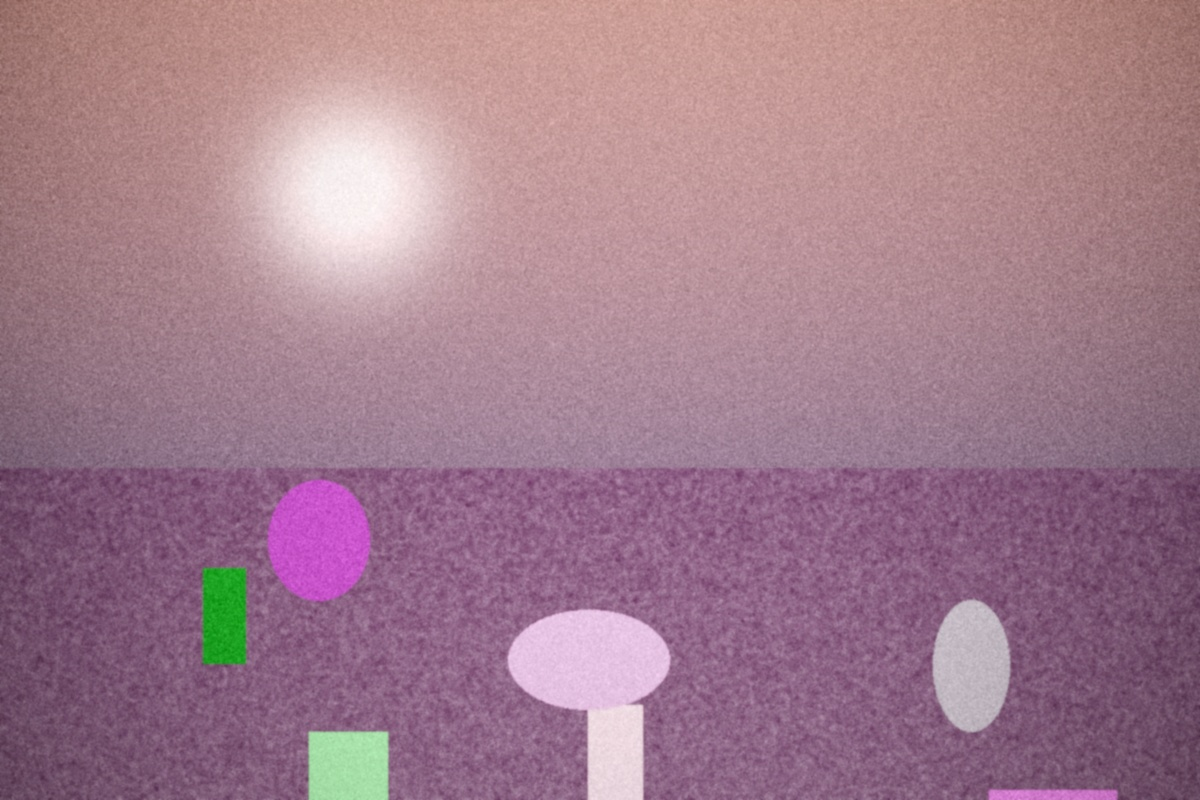
#> input picture tests/assets/sample_synthetic.jpg, 1200 x 800 px
$ python -i features.py   (imports and definitions only)
#> lines starting #> are read from the running program, lines starting #| are printed output that depends on the picture; after the words box and inside, x2 and y2 are one past the last pixel; in counts of white or black regions, pixels touching at a corner belong together
### src/filmlook_infer/colour_rendition.py
"""Global, explainable colour-rendition descriptor (deterministic; numpy only).

Describes how an image renders colour and tone, independent of subject and of fine texture:
  per-channel tone percentiles (R, G, B at 1/5/25/50/75/95/99 %)     21   channel response curves, crossovers
  luma percentiles + shoulder/toe/midtone slope                         10   tonal distribution, highlight roll-off, shadow toe
  chroma and colour cast (Cb, Cr) in four luminance bands               12   split toning, cast by tone
  chroma-weighted hue histogram (12 bins)                               12   palette
  saturation percentiles (25/50/75/95 %)                                 4
  channel correlations (RG, GB, RB) and std ratios (R/G, B/G)            5
  luma histogram (16 bins)                                              16   tone curve shape
Total 80 values, each on a documented scale (percentiles and means in [0, 1]; histograms sum to 1; correlations in
[-1, 1]). Computed on an RGB image resized to a 384 px short side (area), in float, so it is resolution-robust.
No texture statistics are included on purpose: this is the aesthetics axis, not the authenticity axis.
"""
from __future__ import annotations

import numpy as np
from PIL import Image

PCT = (1, 5, 25, 50, 75, 95, 99)
BANDS = ((0.0, 0.25), (0.25, 0.5), (0.5, 0.75), (0.75, 1.0001))
NAMES = ([f"{c}_p{p}" for c in "rgb" for p in PCT] + [f"luma_p{p}" for p in PCT] + ["highlight_shoulder", "shadow_toe", "midtone_slope"]
         + [f"chroma_band{i}" for i in range(4)] + [f"cb_band{i}" for i in range(4)] + [f"cr_band{i}" for i in range(4)]
         + [f"hue_bin{i}" for i in range(12)] + [f"sat_p{p}" for p in (25, 50, 75, 95)]
         + ["corr_rg", "corr_gb", "corr_rb", "std_r_over_g", "std_b_over_g"] + [f"luma_hist{i}" for i in range(16)])
DIM = len(NAMES)


def _prep(im: Image.Image, short: int = 384) -> np.ndarray:
    s = short / min(im.size)
    im = im.convert("RGB").resize((max(8, round(im.width * s)), max(8, round(im.height * s))), Image.BOX)
    return np.asarray(im, dtype=np.float32) / 255.0


def colour_rendition(im: Image.Image) -> np.ndarray:
    x = _prep(im)
    r, g, b = x[..., 0].ravel(), x[..., 1].ravel(), x[..., 2].ravel()
    y = 0.2126 * r + 0.7152 * g + 0.0722 * b
    cb, cr = (b - y) * 0.5, (r - y) * 0.5
    out = []
    for c in (r, g, b):
        out += list(np.percentile(c, PCT))
    lp = np.percentile(y, PCT)
    out += list(lp) + [lp[6] - lp[5], lp[1] - lp[0], lp[4] - lp[2]]
    chroma = np.sqrt(cb ** 2 + cr ** 2)
    for lo, hi in BANDS:
        m = (y >= lo) & (y < hi)
        out.append(float(chroma[m].mean()) if m.any() else 0.0)
    for comp in (cb, cr):
        for lo, hi in BANDS:
            m = (y >= lo) & (y < hi)
            out.append(float(comp[m].mean()) if m.any() else 0.0)
    hue = (np.arctan2(cr, cb) + np.pi) / (2 * np.pi)                       # [0, 1)
    w = chroma
    hist = np.histogram(hue, bins=12, range=(0, 1), weights=w)[0]
    out += list(hist / (hist.sum() + 1e-8))
    mx, mn = x.max(2).ravel(), x.min(2).ravel()
    sat = (mx - mn) / (mx + 1e-6)
    out += list(np.percentile(sat, (25, 50, 75, 95)))
    def corr(a, c):
        sa, sc = a.std(), c.std()
        return float(((a - a.mean()) * (c - c.mean())).mean() / (sa * sc)) if sa > 1e-6 and sc > 1e-6 else 0.0
    out += [corr(r, g), corr(g, b), corr(r, b), float(r.std() / (g.std() + 1e-6)), float(b.std() / (g.std() + 1e-6))]
    lh = np.histogram(y, bins=16, range=(0, 1))[0]
    out += list(lh / (lh.sum() + 1e-8))
    v = np.array(out, dtype=np.float32)
    assert v.shape == (DIM,)
    return v

### research/lut/forward_model.py
"""Approximate forward rendering of a parsed Lightroom / Camera Raw preset (numpy, vectorised).

    from research.lut.forward_model import load_presets, Preset
    presets = load_presets("data/lut/presets.json")
    out = presets["Kodak_Portra_400"].apply(rgb)        # rgb: float array (..., 3), sRGB in [0, 1]

HONEST STATEMENT OF WHAT THIS IS
Lightroom's rendering pipeline is proprietary. The functions below reproduce the *documented behaviour* of each
control with simple, stated formulas. They were not fitted to Lightroom output (no Lightroom is available here) and
they operate on an sRGB JPEG, not on demosaiced raw data with a camera profile. Treat every render as "a plausible
look in the direction the preset describes", not as what Lightroom would produce. Every approximation:

 1. Working space. Lightroom applies the point tone curve in a ProPhoto-primaries space with an sRGB-like transfer
    curve ("Melissa RGB"). We convert sRGB -> linear -> ProPhoto (Bradford D65->D50), encode with the sRGB TRC, apply
    the curves on 0..255, decode and come back to sRGB. Input values outside ProPhoto (none for sRGB) are clipped.
 2. Point curves (ToneCurvePV2012, *Red/Green/Blue) are monotone cubic (PCHIP) interpolants through the control points;
    Lightroom uses its own smooth spline. Order: RGB channel curves then the main curve (both act on the same encoded
    values; for the single preset with channel curves the difference in order is small). Parametric curve sliders are
    all zero in these presets and are ignored; `CurveRefineSaturation=100` is the default (curve applied per channel).
 3. HSL. Eight bands with centres at HSV hue 0 (red), 30 (orange), 60 (yellow), 120 (green), 180 (aqua), 240 (blue),
    280 (purple), 320 (magenta) degrees, triangular weights between neighbouring centres. Hue slider: +/-100 rotates
    the HSV hue by +/-30 degrees. Saturation slider: HSV saturation times (1 + v/100) for v<0 and (1 + 0.6 v/100) for
    v>0. Luminance slider: RGB scaled by (1 + 0.5 v/100), both weighted by a saturation mask (smoothstep of HSV S
    between 0.08 and 0.35) so neutrals are untouched. Lightroom's real HSL model is unpublished.
 4. Colour grading / split toning. Shadows (SplitToningShadow*), midtones (ColorGradeMidtone*) and highlights
    (SplitToningHighlight*) add a CIELAB chroma offset of 24 * sat/100 units in the direction of the wheel hue (the
    Lab hue of the sRGB colour with that HSV hue), weighted by luminance windows: shadows 1-smoothstep(0.1,0.6,L),
    highlights smoothstep(0.4,0.9,L), midtones 1-|2L-1| scaled by Blending/50; both ends fade to zero within 0.06 of
    black and white so pure black/white stay neutral. Balance and the Global/luminance wheels are zero in all presets.
 5. Point Color (Kodak Gold 200 has 3 entries, two presets 1): parsed as (source hue in radians, source saturation,
    source luminance, hue/sat/lum deltas, range, three trapezoids). Applied as HSV hue rotation by the hue delta,
    saturation and value scaled by (1 + delta) under a mask that is a product of a hue window (full within 30 degrees,
    zero beyond 60, scaled by `range`/0.5) and the saturation and luminance trapezoids. Small effects.
 6. Dehaze (Phoenix 200: -14) is approximated as a veil: out = out*(1-k) + k*0.5 with k = 0.5*|v|/100 for v<0;
    positive dehaze is ignored. Clarity, Texture, Sharpening and Grain are spatial (texture) operations and are not
    colour transforms; they are omitted here (Grain is simulated separately in `synthetic.py` as an option).
 7. Camera profile: none of the presets sets one (no `CameraProfile`, no `LookName`, no embedded LookTable/RGBTable:
    `RequiresRGBTables="False"` everywhere), so the preset is "Adobe Color on top of whatever the photo already is".
 8. Output is clipped to [0, 1] sRGB; the inverse analysis treats clipped pixels as lost information.
"""
from __future__ import annotations

import json
from dataclasses import dataclass, field
from pathlib import Path

import numpy as np
from scipy.interpolate import PchipInterpolator

BAND_CENTRES = {"Red": 0.0, "Orange": 30.0, "Yellow": 60.0, "Green": 120.0, "Aqua": 180.0, "Blue": 240.0,
                "Purple": 280.0, "Magenta": 320.0}
BANDS = list(BAND_CENTRES)

# --- colour-space helpers -------------------------------------------------------------------------------------
M_SRGB_TO_XYZ_D65 = np.array([[0.4124564, 0.3575761, 0.1804375],
                              [0.2126729, 0.7151522, 0.0721750],
                              [0.0193339, 0.1191920, 0.9503041]])
M_BRADFORD_D65_D50 = np.array([[1.0478112, 0.0228866, -0.0501270],
                               [0.0295424, 0.9904844, -0.0170491],
                               [-0.0092345, 0.0150436, 0.7521316]])
M_XYZ_D50_TO_PROPHOTO = np.array([[1.3459433, -0.2556075, -0.0511118],
                                  [-0.5445989, 1.5081673, 0.0205351],
                                  [0.0000000, 0.0000000, 1.2118128]])
M_SRGB_TO_PROPHOTO = M_XYZ_D50_TO_PROPHOTO @ M_BRADFORD_D65_D50 @ M_SRGB_TO_XYZ_D65
M_PROPHOTO_TO_SRGB = np.linalg.inv(M_SRGB_TO_PROPHOTO)
M_SRGB_TO_XYZ_D50 = M_BRADFORD_D65_D50 @ M_SRGB_TO_XYZ_D65
M_XYZ_D50_TO_SRGB = np.linalg.inv(M_SRGB_TO_XYZ_D50)
WHITE_D50 = np.array([0.96422, 1.0, 0.82521])


def srgb_decode(v):
    v = np.asarray(v, dtype=np.float64)
    return np.where(v <= 0.04045, v / 12.92, ((np.abs(v) + 0.055) / 1.055) ** 2.4 * np.sign(v))


# [4 lines left out: function srgb_encode, not called in this run]


def xyz_to_lab(xyz):
    r = xyz / WHITE_D50
    f = np.where(r > 216 / 24389, np.cbrt(np.maximum(r, 0)), (24389 / 27 * r + 16) / 116)
    return np.stack([116 * f[..., 1] - 16, 500 * (f[..., 0] - f[..., 1]), 200 * (f[..., 1] - f[..., 2])], -1)


# [7 lines left out: function lab_to_xyz, not called in this run]


def srgb_to_lab(rgb):
    return xyz_to_lab(srgb_decode(rgb) @ M_SRGB_TO_XYZ_D50.T)


def lab_to_srgb(lab):
    return srgb_encode(np.clip(lab_to_xyz(lab) @ M_XYZ_D50_TO_SRGB.T, 0, None))


# [21 lines left out: functions rgb_to_hsv, hsv_to_rgb, not called in this run]


def smoothstep(e0, e1, x):
    t = np.clip((x - e0) / (e1 - e0), 0, 1)
    return t * t * (3 - 2 * t)


# [20 lines left out: functions wheel_hue_to_lab_direction, band_weights, not called in this run]


# --- preset ------------------------------------------------------------------------------------------------------
@dataclass
class Preset:
    name: str
    main_curve: list
    rgb_curves: dict
    hsl: dict                      # band -> {hue, saturation, luminance}
    grading: dict
    point_colors: list = field(default_factory=list)
    dehaze: float = 0.0
    grain: dict = field(default_factory=dict)
    raw: dict = field(default_factory=dict)

    # [156 lines left out: functions from_parsed, _interp, curve_lut, apply_curves, apply_hsl, apply_point_colors and 8 more, not called in this run]


def load_presets(path="data/lut/presets.json") -> dict[str, Preset]:
    data = json.loads(Path(path).read_text())
    return {p["name"]: Preset.from_parsed(p) for p in data}


def identity_preset() -> Preset:
    return Preset(name="none", main_curve=[[0, 0], [255, 255]], rgb_curves={c: [[0, 0], [255, 255]] for c in ("Red", "Green", "Blue")},
                  hsl={b: {} for b in BANDS}, grading={})


# [7 lines that do not run on import are left out]

### research/lut/features.py
"""Feature extractors for preset / film-style recognition.

Colour features (numpy, CPU, deterministic; computed on a 384 px short-side copy):
  stats24      the colour / tone / grain statistics of film_physics/evaluation/family_eval.py (same formulas; that file
               calls them "26" but the vector has 24 entries), so results are comparable with the 2026-11-09 evaluation
  cr80         filmlook_infer.colour_rendition (80 values: per-channel percentiles, luma shape, chroma/cast by band,
               hue histogram, saturation, channel correlations, luma histogram)
  labhist      CIELAB histograms: 16-bin L, 12x12 (a, b) chroma-weighted histogram, 12-bin hue x 3 lightness bands
               (36), and 12 per-channel RGB percentile deltas (R-G, B-G at 6 levels) = 16 + 144 + 36 + 12 = 208
  colour       concat of the three (312)
DINOv2-small (ONNX, /home/shanmo/misc/film-evaluation/models/photo_gate/dinov2_small_cls_patch.onnx, 768 = CLS + mean
patch token, ImageNet normalisation via filmlook_infer.compact.preprocess).

    python -m research.lut.features --manifest data/lut/synth/manifest.jsonl --out data/lut/synth/features.npz --dinov2
"""
from __future__ import annotations

import argparse
import json
import os
from concurrent.futures import ProcessPoolExecutor
from pathlib import Path

import numpy as np
from PIL import Image, ImageOps

from filmlook_infer import colour_rendition
from filmlook_infer.compact import preprocess
from research.lut.forward_model import srgb_to_lab

DINO_ONNX = "/home/shanmo/misc/film-evaluation/models/photo_gate/dinov2_small_cls_patch.onnx"
STATS24_NAMES = ["L_mean", "L_std", "a_mean", "b_mean", "a_std", "b_std", "chroma_mean", "chroma_p90"] + [f"hue_sector{i}" for i in range(6)] + \
    ["a_shadow", "b_shadow", "a_highlight", "b_highlight", "L_p5", "L_p50", "L_p95", "L_range", "grain_proxy", "is_grey"]


def load_rgb(path, short: int = 384) -> np.ndarray:
    im = Image.open(path)
    im.draft("RGB", (short * 2, short * 2))
    im = ImageOps.exif_transpose(im).convert("RGB")
    s = short / min(im.size)
    if s < 1:
        im = im.resize((max(8, round(im.width * s)), max(8, round(im.height * s))), Image.BOX)
    return np.asarray(im, dtype=np.float64) / 255


def stats24(rgb: np.ndarray) -> np.ndarray:
    """Replica of film_physics/evaluation/family_eval.py::stats (thumbnail 256, D65 sRGB->Lab as there)."""
    im = Image.fromarray((rgb * 255).round().astype(np.uint8))
    im.thumbnail((256, 256))
    x = np.asarray(im, dtype=np.float64) / 255
    lin = np.where(x <= 0.04045, x / 12.92, ((x + 0.055) / 1.055) ** 2.4)
    xyz = lin @ np.array([[0.4124, 0.2126, 0.0193], [0.3576, 0.7152, 0.1192], [0.1805, 0.0722, 0.9505]])
    xyz /= np.array([0.9505, 1.0, 1.089])
    f = np.where(xyz > 0.008856, np.cbrt(xyz), 7.787 * xyz + 16 / 116)
    l, a, b = 116 * f[..., 1] - 16, 500 * (f[..., 0] - f[..., 1]), 200 * (f[..., 1] - f[..., 2])
    chroma = np.hypot(a, b)
    hue = np.degrees(np.arctan2(b, a)) % 360
    sectors = [float(((hue >= s) & (hue < s + 60) & (chroma > 8)).mean()) for s in range(0, 360, 60)]
    sh, hi = l < 30, l > 70
    g = l / 100
    small = np.asarray(Image.fromarray((g * 255).astype(np.uint8)).resize((64, 64)).resize(g.shape[::-1], Image.BILINEAR), dtype=np.float64) / 255
    return np.array([l.mean(), l.std(), a.mean(), b.mean(), a.std(), b.std(), chroma.mean(), np.percentile(chroma, 90), *sectors,
                     a[sh].mean() if sh.any() else 0, b[sh].mean() if sh.any() else 0, a[hi].mean() if hi.any() else 0, b[hi].mean() if hi.any() else 0,
                     *np.percentile(l, [5, 50, 95]), np.percentile(l, 95) - np.percentile(l, 5), float((g - small).std()), float(chroma.mean() < 4)])


def labhist(rgb: np.ndarray) -> np.ndarray:
    lab = srgb_to_lab(rgb.reshape(-1, 3))
    L, a, b = lab[:, 0], lab[:, 1], lab[:, 2]
    c = np.hypot(a, b)
    hL, _ = np.histogram(L, bins=16, range=(0, 100))
    hab, _, _ = np.histogram2d(a, b, bins=12, range=[[-60, 60], [-60, 60]], weights=c)
    hue = np.degrees(np.arctan2(b, a)) % 360
    band = np.digitize(L, [35, 65])
    hh = np.zeros((3, 12))
    for k in range(3):
        m = (band == k) & (c > 5)
        if m.any():
            hh[k], _ = np.histogram(hue[m], bins=12, range=(0, 360), weights=c[m])
    pct = np.percentile(rgb.reshape(-1, 3), [2, 10, 30, 50, 70, 90, 98], axis=0)
    deltas = np.concatenate([(pct[:, 0] - pct[:, 1])[:6], (pct[:, 2] - pct[:, 1])[:6]])
    out = np.concatenate([hL / max(hL.sum(), 1), hab.ravel() / max(hab.sum(), 1e-9), hh.ravel() / max(hh.sum(), 1e-9), deltas])
    return out.astype(np.float64)


def colour_features(path) -> np.ndarray:
    rgb = load_rgb(path)
#> in load_rgb, im is the input picture: PIL image 1200x800 RGB; mean R, G, B 161.8, 124.6, 141
    im = Image.fromarray((rgb * 255).round().astype(np.uint8))
    cr = colour_rendition.colour_rendition(im)
#> the loop in colour_rendition, `for c in (r, g, b):` made 3 passes
#> out on pass 1: [0.396, 0.447, 0.545, 0.627, 0.729, 0.839, 0.949]
#> in colour_rendition, `lp = np.percentile(y, PCT)`: lp = [0.307, 0.346, 0.431, 0.519, 0.607, 0.771, 0.895]
#> in colour_rendition, `out += list(lp) + [lp[6] - lp[5], lp[1] - lp[0], lp[4] - lp[2]]`: out = 31 values, max 0.949 at index 6, min 0.0389 at index 29, mean 0.532
#> after the loop in colour_rendition, `for lo, hi in BANDS:`: out = 35 values, max 0.949 at index 6, min 0.0389 at index 29, mean 0.478
#> the loop in colour_rendition, `for comp in (cb, cr):` made 2 passes
#> after the loop in colour_rendition, `for comp in (cb, cr):`: out = 43 values, max 0.949 at index 6, min -0.00458 at index 37, mean 0.395
#> in colour_rendition, `hist = np.histogram(hue, bins=12, range=(0, 1), weights=w)[0]`: hist = [0.0803, 369.2, 0, 0, 0, 0, 0, 7043.4, 2076.2, 5044.3, 0.0577, 0.424]
#> in colour_rendition, `out += list(hist / (hist.sum() + 1e-8))`: out = 55 values, max 0.949 at index 6, min -0.00458 at index 37, mean 0.327
#> in colour_rendition, `out += list(np.percentile(sat, (25, 50, 75, 95)))`: out = 59 values, max 0.949 at index 6, min -0.00458 at index 37, mean 0.323
#> in corr, `sa, sc = a.std(), c.std()`: sa = 0.127; sc = 0.133
#> in colour_rendition, `out += [corr(r, g), corr(g, b), corr(r, b), float(r.std() / (g.std() +..`: out = 64 values, max 0.96 at index 62, min -0.00458 at index 37, mean 0.365
#> in colour_rendition, `lh = np.histogram(y, bins=16, range=(0, 1))[0]`: lh = [0, 0, 0, 27, 3017, 20007, 37268, 39937, 38245, 37903, 27534, 5148, 5345, 3751, 2107, 895]
#> in colour_rendition, `out += list(lh / (lh.sum() + 1e-8))`: out = 80 values, max 0.96 at index 62, min -0.00458 at index 37, mean 0.305
#> in colour_rendition, `v = np.array(out, dtype=np.float32)`: v has the same summary as out
#> cr has the same summary as out in colour_rendition
    return np.concatenate([stats24(rgb), np.asarray(cr, dtype=np.float64), labhist(rgb)])
#> in stats24, `f = np.where(xyz > 0.008856, np.cbrt(xyz), 7.787 * xyz + 16 / 116)`:
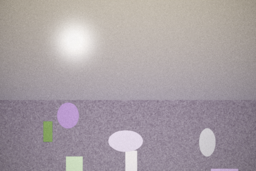
#> f: shape (171, 256, 3) float64; mean R, G, B 0.658, 0.623, 0.64
#> in stats24, `l, a, b = 116 * f[..., 1] - 16, 500 * (f[..., 0] - f[..., 1]), 200 * (..`:
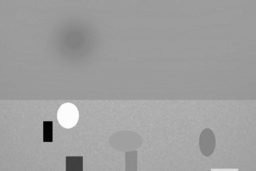
#> a: shape (171, 256) float64; min -60.09, max 63.58, mean 17.4; drawn with min black and max white
#> in stats24, `l, a, b = 116 * f[..., 1] - 16, 500 * (f[..., 0] - f[..., 1]), 200 * (..`:
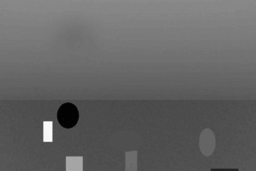
#> b: shape (171, 256) float64; min -41.62, max 55.23, mean -3.4; drawn with min black and max white
#> in stats24, `chroma = np.hypot(a, b)`:
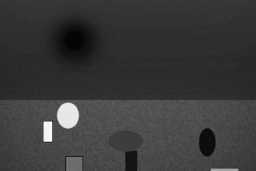
#> chroma: shape (171, 256) float64; min 1.85, max 81.61, mean 20.1; drawn with min black and max white
#> in stats24, `hue = np.degrees(np.arctan2(b, a)) % 360`:
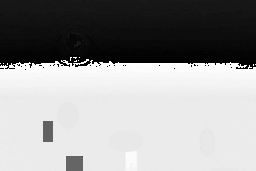
#> hue: shape (171, 256) float64; min 0.00772, max 360, mean 216.3; drawn with min black and max white
#> in stats24, `sectors = [float(((hue >= s) & (hue < s + 60) & (chroma > 8)).mean()) ..`: sectors = [0.356, 0, 0.0106, 0, 0, 0.608]
#> in stats24, `sh, hi = l < 30, l > 70`:
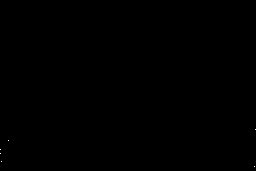
#> sh: shape (171, 256) bool; 0.01% white in thin lines or dots, all inside (x1, y1, x2, y2) = (0, 129, 256, 167)
#> in stats24, `sh, hi = l < 30, l > 70`: hi: shape (171, 256) bool; 9.1% white; 102 white regions (98 under 20 px), largest, box (x1, y1, x2, y2) and area: (49, 10, 110, 67) 2360, (108, 130, 143, 171) 810, (199, 129, 215, 156) 339, (66, 157, 83, 171) 238
#> in stats24, `g = l / 100`:
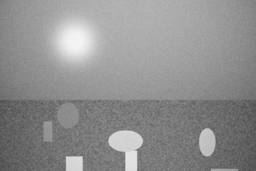
#> g: shape (171, 256) float64; min 0.293, max 0.97, mean 0.563
#> in labhist, `hL, _ = np.histogram(L, bins=16, range=(0, 100))`: hL = [0, 0, 0, 0, 383, 8503, 26263, 39689, 37538, 41278, 38428, 14728, 4366, 6021, 2731, 1256]
#> in labhist, `pct = np.percentile(rgb.reshape(-1, 3), [2, 10, 30, 50, 70, 90, 98], a..`: pct = [[0.416, 0.282, 0.388], [0.482, 0.329, 0.443], [0.561, 0.404, 0.502], [0.627, 0.486, 0.545], [0.71, 0.557, 0.592], [0.792, 0.631, 0.647], [0.918, 0.851, 0.882]]
#> in labhist, `deltas = np.concatenate([(pct[:, 0] - pct[:, 1])[:6], (pct[:, 2] - pct..`: deltas = [0.133, 0.153, 0.157, 0.141, 0.153, 0.161, 0.106, 0.114, 0.098, 0.0588, 0.0353, 0.0157]
#> in labhist, `out = np.concatenate([hL / max(hL.sum(), 1), hab.ravel() / max(hab.sum..`: out = 208 values, max 0.557 at index 183, min 0 at index 0, mean 0.0208


COLOUR_SLICES = {"stats24": slice(0, 24), "cr80": slice(24, 104), "labhist": slice(104, 312), "colour": slice(0, 312)}


def colour_features_from_array(rgb_u8: np.ndarray) -> np.ndarray:
    im = Image.fromarray(rgb_u8)
    s = 384 / min(im.size)
    if s < 1:
        im = im.resize((max(8, round(im.width * s)), max(8, round(im.height * s))), Image.BOX)
    rgb = np.asarray(im, dtype=np.float64) / 255
    cr = colour_rendition.colour_rendition(im)
    return np.concatenate([stats24(rgb), np.asarray(cr, dtype=np.float64), labhist(rgb)])


class Dino:
    def __init__(self, threads: int = 8, path: str = DINO_ONNX):
        import onnxruntime as ort
        so = ort.SessionOptions()
        so.intra_op_num_threads = threads
        so.inter_op_num_threads = 1
        self.sess = ort.InferenceSession(path, so, providers=["CPUExecutionProvider"])

    def __call__(self, srcs, batch: int = 32) -> np.ndarray:
        out = []
        for i in range(0, len(srcs), batch):
            x = np.concatenate([preprocess(s) for s in srcs[i:i + batch]])
            out.append(self.sess.run(None, {"pixel_values": x})[0])
        return np.concatenate(out).astype(np.float32)


def extract(paths: list[str], dinov2: bool = False, workers: int = 8, threads: int = 8) -> dict:
    with ProcessPoolExecutor(workers) as ex:
        col = np.stack(list(ex.map(colour_features, paths, chunksize=16)))
    res = {"colour": col.astype(np.float32)}
    if dinov2:
        res["dinov2"] = Dino(threads)(paths)
    return res


def main() -> None:
    ap = argparse.ArgumentParser(description=__doc__, formatter_class=argparse.RawDescriptionHelpFormatter)
    ap.add_argument("--manifest", required=True)
    ap.add_argument("--out", required=True)
    ap.add_argument("--dinov2", action="store_true")
    ap.add_argument("--workers", type=int, default=8)
    a = ap.parse_args()
    rows = [json.loads(l) for l in open(a.manifest)]
    paths = [r["path"] for r in rows]
    feats = extract(paths, a.dinov2, a.workers)
    Path(a.out).parent.mkdir(parents=True, exist_ok=True)
    np.savez(a.out, paths=np.array(paths), **feats)
    print("wrote", a.out, {k: v.shape for k, v in feats.items()})


# [2 lines not run here, left out]

>>> result = colour_features('../../tests/assets/sample_synthetic.jpg')
#> result = 312 values, max 79.03 at index 20, min -9.74 at index 15, mean 1.32
